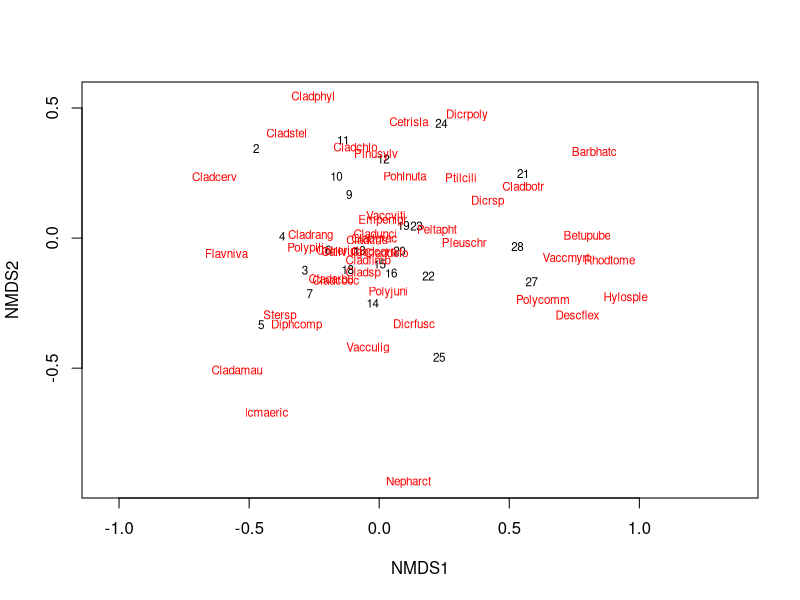

R code for this plot:
library(vegan) # Version 2.6.4

data("varespec") # Data sets of cover by lichen species
data("varechem") # Corresponding environmental parameters

ord <- metaMDS(varespec) # Ordination of the species

plot(ord, type = "t")

ef <- envfit(ord, varechem)
